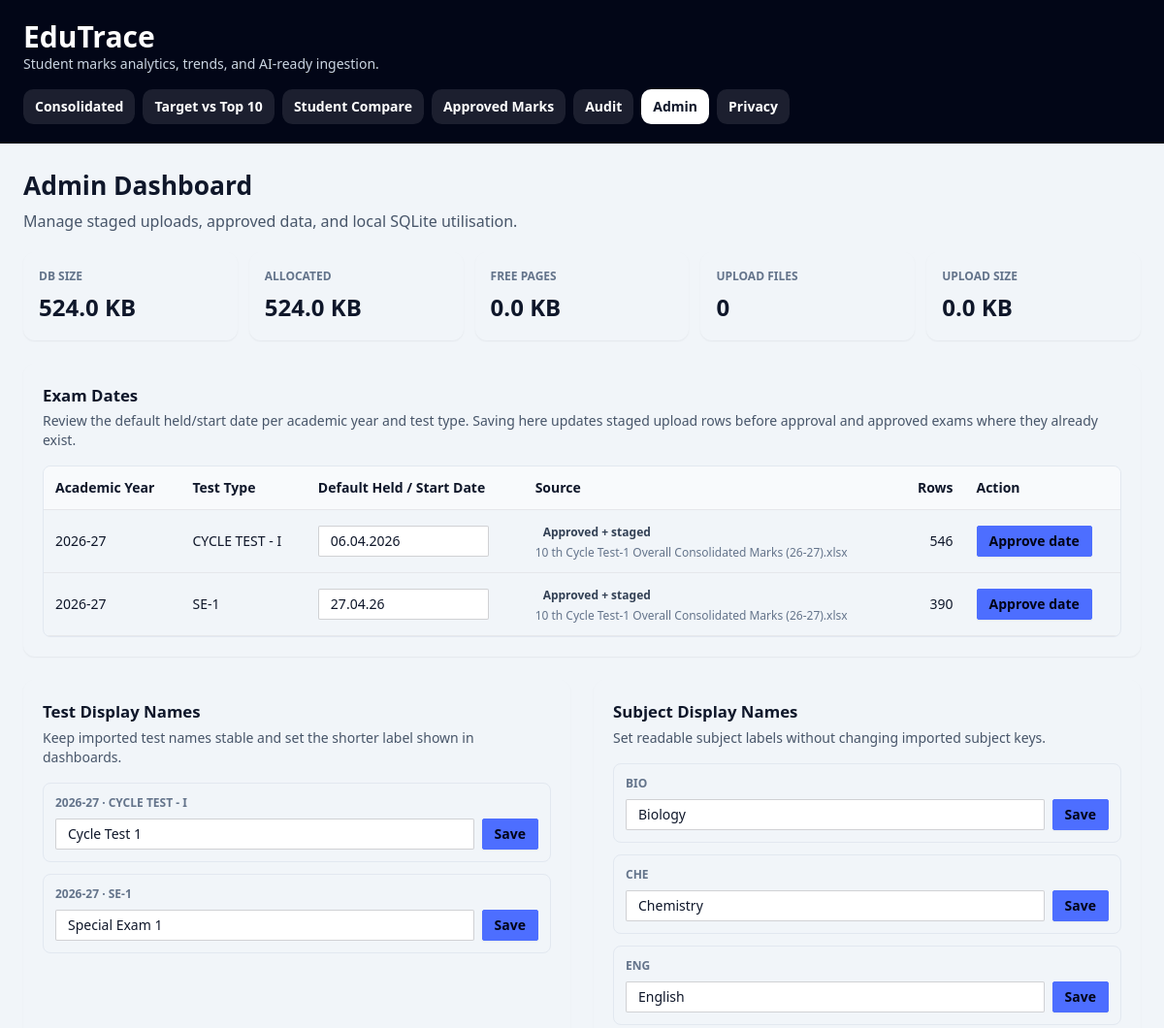
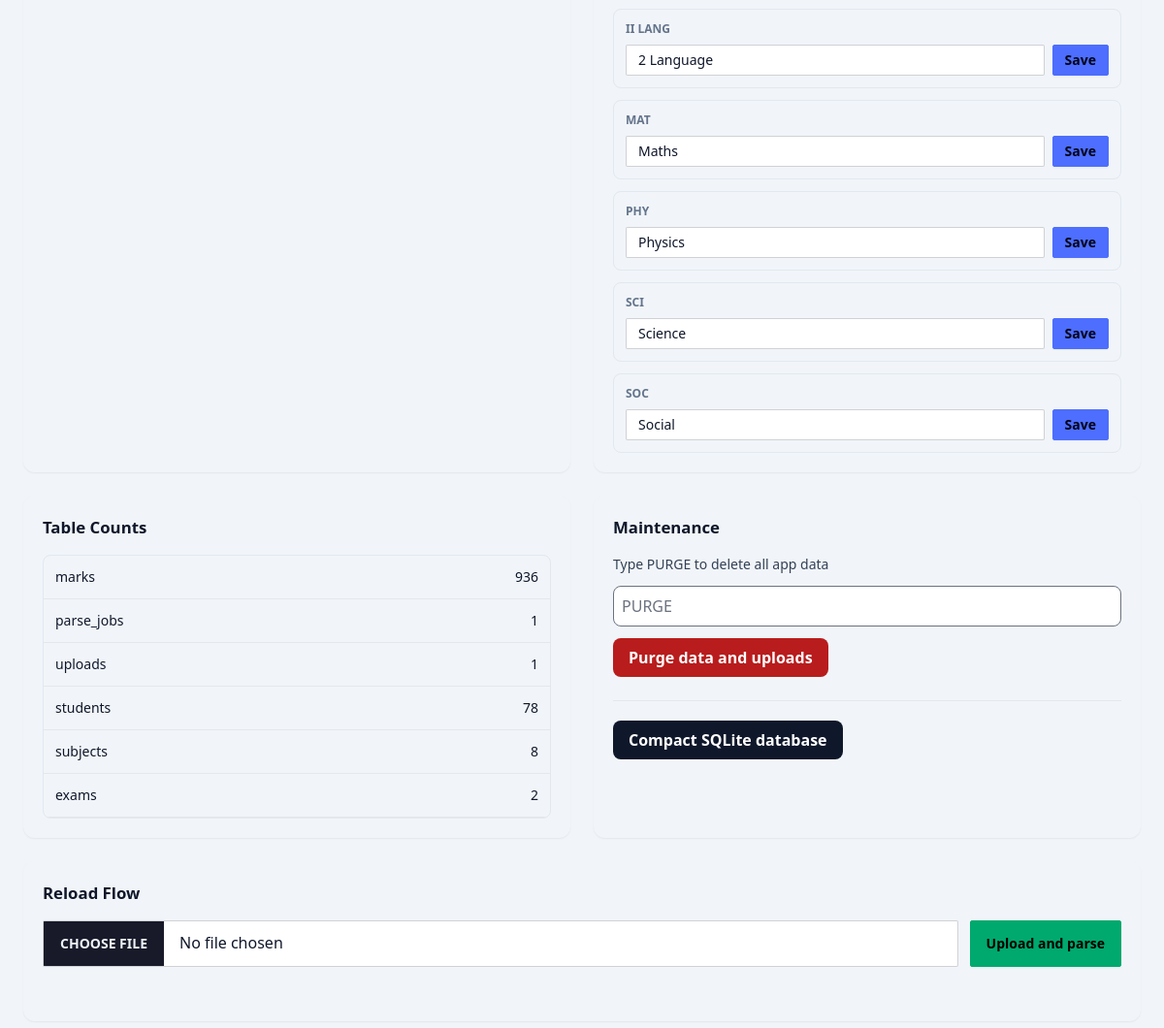
The page /admin on the database its author committed (2 pictures, top to bottom).
### app/db/models/exam.py (models this page shows)
class Exam(Base):
    __tablename__ = "exams"
    __table_args__ = (
        UniqueConstraint("academic_year", "exam_term", name="uq_exam_academic_year_term"),
    )
    id: Mapped[int] = mapped_column(Integer, primary_key=True, index=True)
    exam_term: Mapped[str] = mapped_column(String(100), nullable=False, index=True)
    display_name: Mapped[str | None] = mapped_column(String(120), nullable=True)
    exam_date: Mapped[str | None] = mapped_column(String(20), nullable=True)
    academic_year: Mapped[str] = mapped_column(String(20), nullable=False, index=True)
    created_at: Mapped[str] = mapped_column(DateTime(timezone=True), server_default=func.now())
    marks = relationship("Mark", back_populates="exam")

### app/db/models/upload.py (models this page shows)
class Upload(Base):
    __tablename__ = "uploads"
    id: Mapped[int] = mapped_column(Integer, primary_key=True, index=True)
    file_name: Mapped[str] = mapped_column(String(300), nullable=False)
    file_path: Mapped[str] = mapped_column(String(500), nullable=False)
    upload_status: Mapped[str] = mapped_column(String(50), nullable=False, default="uploaded")
    created_at: Mapped[str] = mapped_column(DateTime(timezone=True), server_default=func.now())
    marks = relationship("Mark", back_populates="source_upload")
    parse_jobs = relationship("ParseJob", back_populates="upload", cascade="all, delete-orphan")

### app/db/models/subject.py (models this page shows)
class Subject(Base):
    __tablename__ = "subjects"
    id: Mapped[int] = mapped_column(Integer, primary_key=True, index=True)
    subject_name: Mapped[str] = mapped_column(String(200), nullable=False, unique=True, index=True)
    display_name: Mapped[str | None] = mapped_column(String(120), nullable=True)
    created_at: Mapped[str] = mapped_column(DateTime(timezone=True), server_default=func.now())
    marks = relationship("Mark", back_populates="subject")

### app/api/routes_admin.py (the view)
@router.get("", response_class=HTMLResponse)
def admin_dashboard(request: Request, db: Annotated[Session, Depends(get_db)]):
    service = AdminService(db)
    return templates.TemplateResponse(
        request=request,
        name="admin_dashboard.html",
        context={
            "stats": service.stats(),
            "exam_dates": service.exam_date_options(),
            "exam_display_names": MarkRepository(db).list_exam_display_names(),
            "subject_display_names": MarkRepository(db).list_subject_display_names(),
        },
    )

### app/templates/admin_dashboard.html (shortened to what this page needs)
{% extends "base.html" %}
{% block content %}
<section class="page-heading">
  <div>
    <h2>Admin Dashboard</h2>
    <p>Manage staged uploads, approved data, and local SQLite utilisation.</p>
  </div>
</section>
<section class="metric-grid mt-5">
  <div class="metric-card"><span>DB Size</span><strong>{{ stats.database_size_kb }} KB</strong></div>
  <div class="metric-card"><span>Allocated</span><strong>{{ stats.sqlite_allocated_kb }} KB</strong></div>
  <div class="metric-card"><span>Free Pages</span><strong>{{ stats.sqlite_free_kb }} KB</strong></div>
  <div class="metric-card"><span>Upload Files</span><strong>{{ stats.upload_file_count }}</strong></div>
  <div class="metric-card"><span>Upload Size</span><strong>{{ stats.upload_size_kb }} KB</strong></div>
</section>
{% include "_exam_dates_panel.html" %}
{% include "_display_names_panel.html" %}
<section class="mt-6 grid grid-cols-1 gap-6 lg:grid-cols-2">
  <div class="panel">
    <h3>Table Counts</h3>
    <div class="mt-4 overflow-auto rounded-lg border border-slate-200">
      <table class="min-w-full border-collapse text-sm">
        <tbody>
          {% for table, count in stats.table_counts.items() %}
          <tr>
            <td class="border-b p-3 font-medium">{{ table }}</td>
            <td class="border-b p-3 text-right">{{ count }}</td>
          </tr>
          {% endfor %}
        </tbody>
      </table>
    </div>
  </div>
  <div class="panel">
    <h3>Maintenance</h3>
    <form action="/admin/purge" method="post" class="mt-4 space-y-3">
      <label class="block text-sm font-medium text-slate-700">Type PURGE to delete all app data</label>
      <input name="confirm" class="w-full rounded-lg border p-2" placeholder="PURGE">
      <button class="rounded-lg bg-red-700 px-4 py-2 font-semibold text-white">Purge data and uploads</button>
    </form>
    <form action="/admin/vacuum" method="post" class="mt-6 border-t pt-5">
      <button class="rounded-lg bg-slate-900 px-4 py-2 font-semibold text-white">Compact SQLite database</button>
    </form>
  </div>
</section>
<section class="panel mt-6">
  <h3>Reload Flow</h3>
  <form
    hx-post="/uploads/api"
    hx-encoding="multipart/form-data"
    hx-target="#admin-upload-result"
    hx-on::after-request="htmx.ajax('GET', '/admin/exam-dates/fragment', {target: '#exam-dates-panel', swap: 'outerHTML'}); htmx.ajax('GET', '/admin/display-names/fragment', {target: '#display-names-panel', swap: 'outerHTML'})"
    class="mt-4 grid grid-cols-1 gap-3 md:grid-cols-[1fr_auto]"
  >
    <input name="file" type="file" accept=".xlsx,.csv,.txt" required class="file-input file-input-bordered">
    <button class="btn btn-success">Upload and parse</button>
  </form>
  <div id="admin-upload-result" class="mt-3 rounded-lg bg-slate-100 p-3 text-sm text-slate-700"></div>
</section>
{% endblock %}

### app/templates/_exam_dates_panel.html (shortened to what this page needs)
<section id="exam-dates-panel" class="panel mt-6">
  <h3>Exam Dates</h3>
  <p class="mt-1 text-sm text-slate-600">Review the default held/start date per academic year and test type. Saving here updates staged upload rows before approval and approved exams where they already exist.</p>
  <div class="mt-4 overflow-auto rounded-lg border border-slate-200">
    <table class="min-w-full border-collapse text-sm">
      <thead class="bg-slate-50">
        <tr>
          <th class="border-b p-3 text-left">Academic Year</th>
          <th class="border-b p-3 text-left">Test Type</th>
          <th class="border-b p-3 text-left">Default Held / Start Date</th>
          <th class="border-b p-3 text-left">Source</th>
          <th class="border-b p-3 text-right">Rows</th>
          <th class="border-b p-3 text-left">Action</th>
        </tr>
      </thead>
      <tbody>
        {% for exam in exam_dates %}
        {% set form_id = 'exam-date-' ~ loop.index %}
        <tr class="hover:bg-slate-50">
          <td class="border-b p-3">{{ exam.academic_year }}</td>
          <td class="border-b p-3 font-medium">{{ exam.exam_term }}</td>
          <td class="border-b p-3">
            <input form="{{ form_id }}" name="exam_date" value="{{ exam.exam_date }}" placeholder="06.04.26" class="input input-bordered input-sm w-44">
          </td>
          <td class="border-b p-3">
            <span class="rounded-full bg-slate-100 px-2 py-1 text-xs font-semibold text-slate-700">{{ exam.source }}</span>
            {% if exam.upload_name %}
            <div class="mt-1 text-xs text-slate-500">{{ exam.upload_name }}</div>
            {% endif %}
          </td>
          <td class="border-b p-3 text-right">{{ exam.candidate_count or exam.exam_count }}</td>
          <td class="border-b p-3">
            <button form="{{ form_id }}" class="btn btn-primary btn-sm">Approve date</button>
          </td>
        </tr>
        {% else %}
        <tr>
          <td colspan="6" class="p-6 text-center text-slate-500">No approved or staged exam rows yet. Upload and parse a marksheet to populate defaults.</td>
        </tr>
        {% endfor %}
      </tbody>
    </table>
  </div>
</section>

### app/templates/_display_names_panel.html (shortened to what this page needs)
<section id="display-names-panel" class="mt-6 grid grid-cols-1 gap-6 lg:grid-cols-2">
  <div class="panel">
    <h3>Test Display Names</h3>
    <p class="mt-1 text-sm text-slate-600">Keep imported test names stable and set the shorter label shown in dashboards.</p>
    <div class="mt-4 space-y-3">
      {% for exam in exam_display_names %}
      {% set form_id = 'exam-display-' ~ exam.id %}
      <div class="rounded-lg border border-slate-200 p-3">
        <div class="text-xs font-semibold uppercase text-slate-500">{{ exam.academic_year }} · {{ exam.exam_term }}</div>
        <form
          id="{{ form_id }}"
          action="/admin/display-names/exams"
          method="post"
          hx-post="/admin/display-names/exams"
          hx-target="#display-names-panel"
          hx-swap="outerHTML"
          class="mt-2 grid grid-cols-[1fr_auto] gap-2"
        >
          <input name="display_name" value="{{ exam.display_name }}" placeholder="{{ exam.exam_term }}" class="input input-bordered input-sm">
          <button class="btn btn-primary btn-sm">Save</button>
        </form>
      </div>
      {% else %}
      <div class="rounded-lg bg-slate-50 p-4 text-sm text-slate-500">No exams yet.</div>
      {% endfor %}
    </div>
  </div>
  <div class="panel">
    <h3>Subject Display Names</h3>
    <p class="mt-1 text-sm text-slate-600">Set readable subject labels without changing imported subject keys.</p>
    <div class="mt-4 space-y-3">
      {% for subject in subject_display_names %}
      {% set form_id = 'subject-display-' ~ subject.id %}
      <div class="rounded-lg border border-slate-200 p-3">
        <div class="text-xs font-semibold uppercase text-slate-500">{{ subject.subject_name }}</div>
        <form
          id="{{ form_id }}"
          action="/admin/display-names/subjects"
          method="post"
          hx-post="/admin/display-names/subjects"
          hx-target="#display-names-panel"
          hx-swap="outerHTML"
          class="mt-2 grid grid-cols-[1fr_auto] gap-2"
        >
          <input name="display_name" value="{{ subject.display_name }}" placeholder="{{ subject.subject_name }}" class="input input-bordered input-sm">
          <button class="btn btn-primary btn-sm">Save</button>
        </form>
      </div>
      {% else %}
      <div class="rounded-lg bg-slate-50 p-4 text-sm text-slate-500">No subjects yet.</div>
      {% endfor %}
    </div>
  </div>
</section>

### app/static/styles.css (style rules this page uses)
body { background: hsl(var(--b2)); }
.page-heading { align-items: flex-end; display: flex; justify-content: space-between; gap: 1rem; }
.page-heading h2 { font-size: 1.65rem; font-weight: 750; }
.page-heading p { color: rgb(71 85 105); margin-top: .25rem; }
.metric-grid { display: grid; gap: .75rem; grid-template-columns: repeat(auto-fit, minmax(150px, 1fr)); }
.metric-card, .panel { background: hsl(var(--b1)); border: 1px solid hsl(var(--b3)); border-radius: .75rem; box-shadow: 0 1px 2px rgb(15 23 42 / 6%); }
.metric-card { padding: 1rem; }
.metric-card span { color: rgb(100 116 139); display: block; font-size: .75rem; font-weight: 700; text-transform: uppercase; }
.metric-card strong { display: block; font-size: 1.5rem; margin-top: .35rem; }
.panel { padding: 1.25rem; }
.panel h3 { font-size: 1.05rem; font-weight: 700; }

### rows shown on the page
Exam: academic_year "2026-27", exam_term "CYCLE TEST - I", exam_date "06.04.2026", academic_year "2026-27", exam_term "CYCLE TEST - I", display_name "Cycle Test 1"
Upload: upload_name "10 th Cycle Test-1 Overall Consolidated Marks (26-27).xlsx" "10 th Cycle Test-1 Overall Consolidated Marks (26-27).xlsx"
Exam: academic_year "2026-27", exam_term "SE-1", exam_date "27.04.26", academic_year "2026-27", exam_term "SE-1", display_name "Special Exam 1"
Subject: subject_name "BIO", display_name "Biology"
Subject: subject_name "CHE", display_name "Chemistry"
Subject: subject_name "ENG", display_name "English"
Subject: subject_name "II LANG", display_name "2 Language"
Subject: subject_name "MAT", display_name "Maths"
Subject: subject_name "PHY", display_name "Physics"
Subject: subject_name "SCI", display_name "Science"
Subject: subject_name "SOC", display_name "Social"

### other values the page prints
{{ stats.database_size_kb }} "524.0"
{{ stats.sqlite_allocated_kb }} "524.0"
{{ stats.sqlite_free_kb }} "0.0"
{{ stats.upload_file_count }} "0"
{{ stats.upload_size_kb }} "0.0"
{{ exam.source }} "Approved + staged" "Approved + staged"
{{ exam.candidate_count or exam.exam_count }} "546" "390"
{{ table }} "marks" "parse_jobs" "uploads" "students" "subjects" "exams"
{{ count }} "936" "1" "1" "78" "8" "2"
